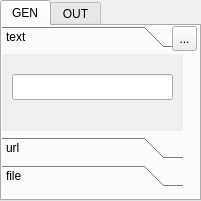
<?xml version="1.0" encoding="UTF-8"?>
<ui version="4.0">
 <class>MainWindow</class>
 <widget class="QMainWindow" name="MainWindow">
  <property name="geometry">
   <rect>
    <x>0</x>
    <y>0</y>
    <width>201</width>
    <height>201</height>
   </rect>
  </property>
  <property name="minimumSize">
   <size>
    <width>201</width>
    <height>201</height>
   </size>
  </property>
  <property name="maximumSize">
   <size>
    <width>201</width>
    <height>201</height>
   </size>
  </property>
  <property name="windowTitle">
   <string>QR-generate</string>
  </property>
  <widget class="QWidget" name="centralwidget">
   <widget class="QTabWidget" name="tabWidget">
    <property name="geometry">
     <rect>
      <x>0</x>
      <y>0</y>
      <width>201</width>
      <height>201</height>
     </rect>
    </property>
    <property name="currentIndex">
     <number>0</number>
    </property>
    <widget class="QWidget" name="tab">
     <attribute name="title">
      <string>GEN</string>
     </attribute>
     <widget class="QToolButton" name="toolButton_2">
      <property name="geometry">
       <rect>
        <x>170</x>
        <y>0</y>
        <width>25</width>
        <height>25</height>
       </rect>
      </property>
      <property name="toolTip">
       <string>Generate</string>
      </property>
      <property name="text">
       <string>...</string>
      </property>
     </widget>
     <widget class="QToolBox" name="toolBox">
      <property name="geometry">
       <rect>
        <x>0</x>
        <y>0</y>
        <width>181</width>
        <height>161</height>
       </rect>
      </property>
      <property name="currentIndex">
       <number>0</number>
      </property>
      <widget class="QWidget" name="page">
       <property name="geometry">
        <rect>
         <x>0</x>
         <y>0</y>
         <width>181</width>
         <height>65</height>
        </rect>
       </property>
       <attribute name="label">
        <string>text</string>
       </attribute>
       <widget class="QLineEdit" name="lineEdit">
        <property name="geometry">
         <rect>
          <x>10</x>
          <y>20</y>
          <width>161</width>
          <height>26</height>
         </rect>
        </property>
       </widget>
      </widget>
      <widget class="QWidget" name="page_2">
       <property name="geometry">
        <rect>
         <x>0</x>
         <y>0</y>
         <width>181</width>
         <height>65</height>
        </rect>
       </property>
       <attribute name="label">
        <string>url</string>
       </attribute>
       <widget class="QLineEdit" name="lineEdit_2">
        <property name="geometry">
         <rect>
          <x>10</x>
          <y>20</y>
          <width>171</width>
          <height>26</height>
         </rect>
        </property>
       </widget>
      </widget>
      <widget class="QWidget" name="page_3">
       <property name="geometry">
        <rect>
         <x>0</x>
         <y>0</y>
         <width>181</width>
         <height>65</height>
        </rect>
       </property>
       <attribute name="label">
        <string>file</string>
       </attribute>
       <widget class="QToolButton" name="toolButton">
        <property name="geometry">
         <rect>
          <x>10</x>
          <y>20</y>
          <width>25</width>
          <height>25</height>
         </rect>
        </property>
        <property name="text">
         <string>...</string>
        </property>
       </widget>
       <widget class="QLabel" name="label_2">
        <property name="geometry">
         <rect>
          <x>40</x>
          <y>20</y>
          <width>111</width>
          <height>18</height>
         </rect>
        </property>
        <property name="text">
         <string>filename</string>
        </property>
       </widget>
      </widget>
     </widget>
     <zorder>toolBox</zorder>
     <zorder>toolButton_2</zorder>
    </widget>
    <widget class="QWidget" name="tab_2">
     <attribute name="title">
      <string>OUT</string>
     </attribute>
     <widget class="QToolButton" name="toolButton_3">
      <property name="geometry">
       <rect>
        <x>170</x>
        <y>0</y>
        <width>25</width>
        <height>25</height>
       </rect>
      </property>
      <property name="toolTip">
       <string>Save</string>
      </property>
      <property name="text">
       <string>...</string>
      </property>
     </widget>
     <widget class="QLineEdit" name="lineEdit_3">
      <property name="geometry">
       <rect>
        <x>0</x>
        <y>0</y>
        <width>161</width>
        <height>26</height>
       </rect>
      </property>
      <property name="toolTip">
       <string>Name code</string>
      </property>
     </widget>
     <widget class="QLabel" name="label_3">
      <property name="geometry">
       <rect>
        <x>30</x>
        <y>30</y>
        <width>131</width>
        <height>131</height>
       </rect>
      </property>
      <property name="frameShape">
       <enum>QFrame::NoFrame</enum>
      </property>
      <property name="frameShadow">
       <enum>QFrame::Sunken</enum>
      </property>
      <property name="lineWidth">
       <number>1</number>
      </property>
      <property name="text">
       <string/>
      </property>
     </widget>
    </widget>
   </widget>
  </widget>
 </widget>
 <resources/>
 <connections/>
</ui>
